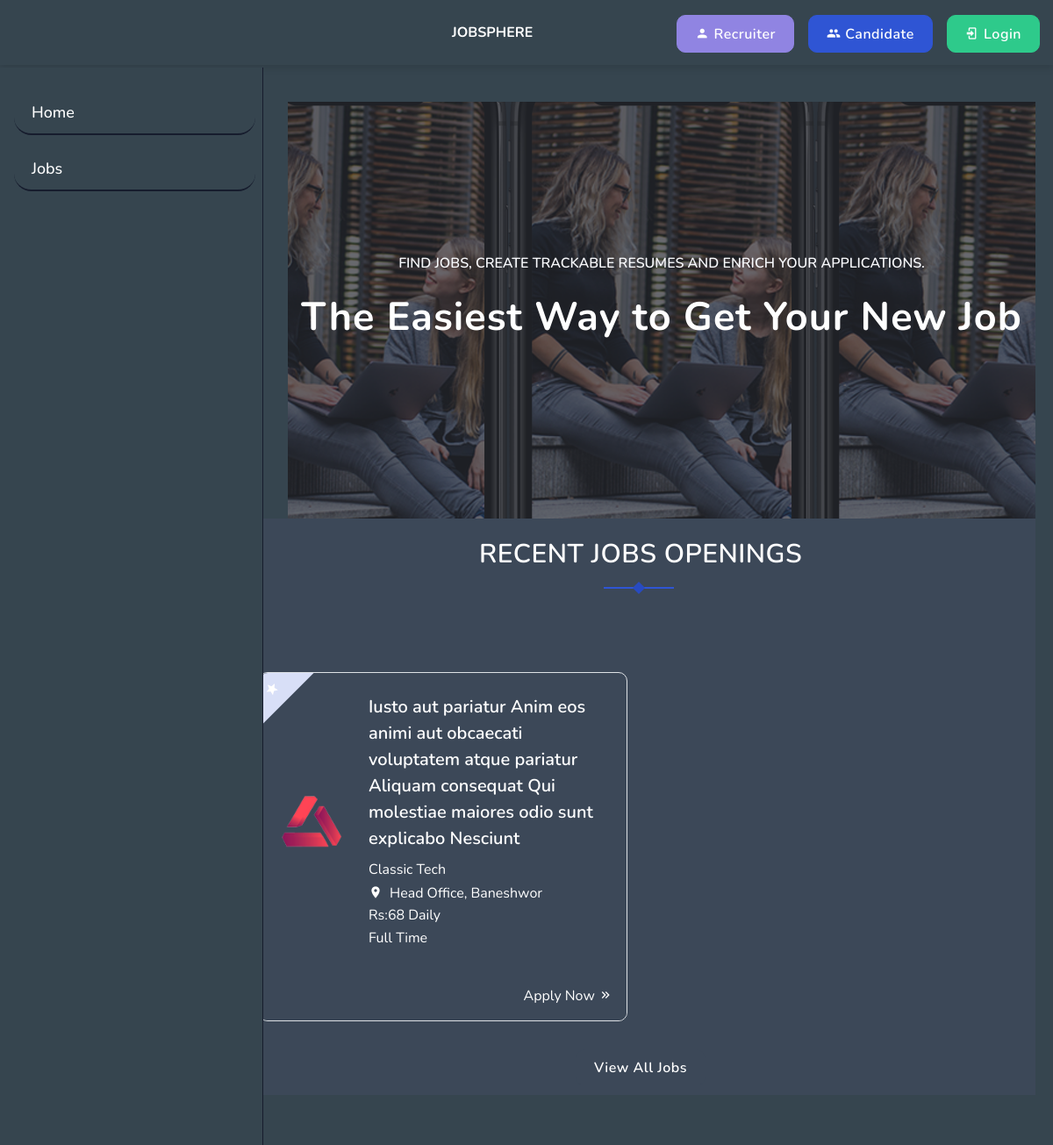
Before: / (upper part) with the older database file.
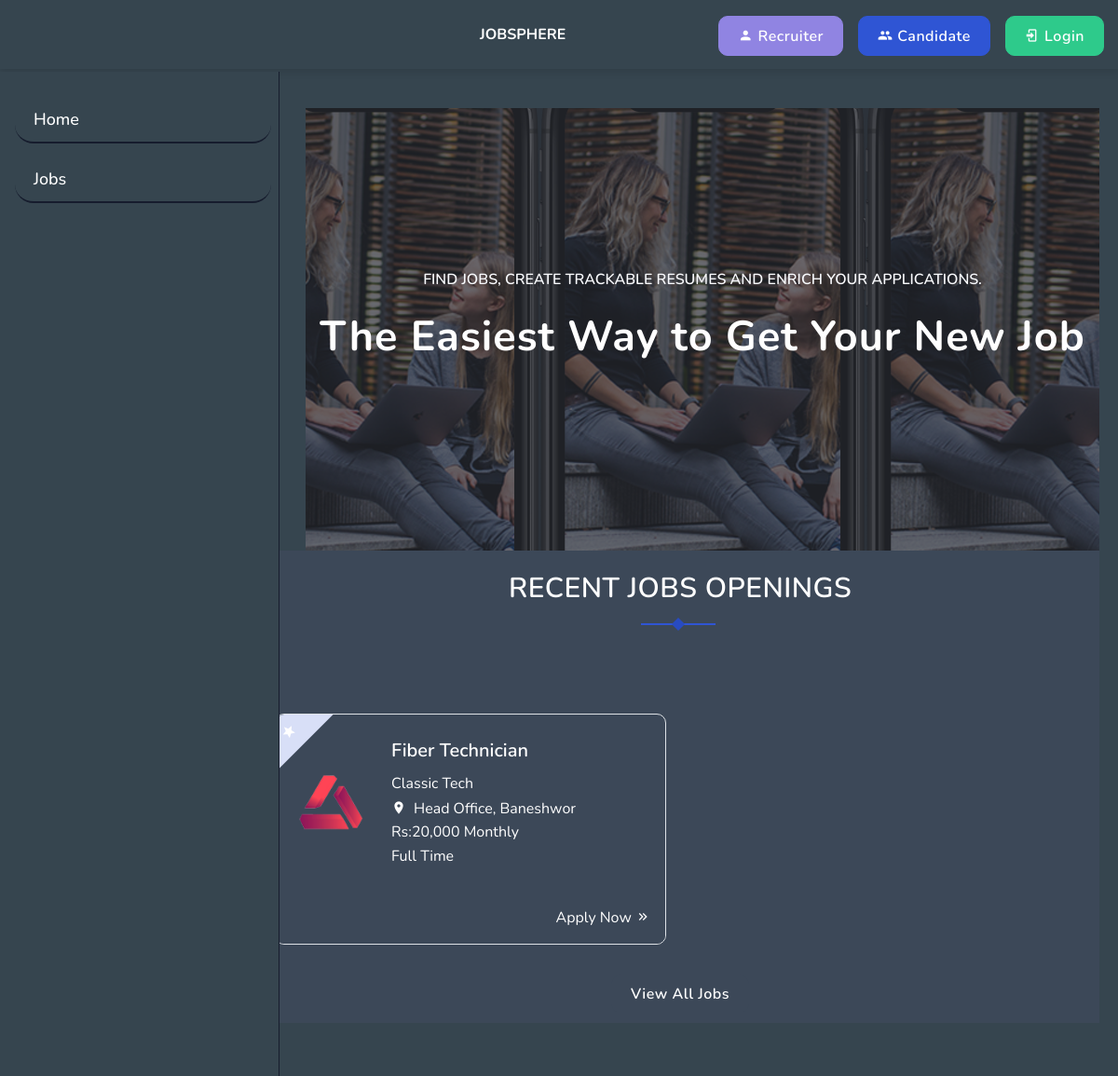
After: the same page with the newer database file.
### job/models.py (models this page shows, shortened)
class Job(models.Model):
    company = models.ForeignKey(Company, on_delete=models.CASCADE)  # Renamed for clarity
    title = models.CharField(max_length=200)
    post_date_time = models.DateTimeField(auto_now_add=True, editable=False)
    date_posted = models.DateField(auto_now_add=True)
    salary = models.PositiveIntegerField()
    pay_mode = models.CharField(max_length=20, choices=PAY_MODE)
    job_type = models.CharField(max_length=50, choices=JOB_TYPE)
    job_location = models.CharField(max_length=200, choices=JOB_LOCATION)
    job_category = models.CharField(max_length=200, choices=JOB_CATEGORY)
    expiry_date = models.DateTimeField(null=True, blank=True)
    job_description = models.TextField()
    status = models.CharField(max_length=50, choices=STATUS, default='Pending')

### company/models.py (models this page shows, shortened)
class Company(models.Model):
    user = models.OneToOneField(User, on_delete=models.CASCADE)
    name = models.CharField(max_length=200)
    address = models.CharField(max_length=50, null= True)
    email = models.EmailField(max_length=50)
    phone_number = models.CharField(max_length=13)
    website = models.URLField()
    founded_in = models.PositiveIntegerField()
    primary_industry = models.CharField(max_length=100, choices=PRIMARY_INDUSTRY)
    province = models.CharField(max_length=20, choices=PROVINCE_CHOICES)
    company_size = models.CharField(max_length=20,choices=COMPANY_SIZES)
    country = models.CharField(max_length=20, choices=COUNTRY_CHOICES)
    linkedin = models.URLField()
    instagram = models.URLField()
    facebook = models.URLField()
    about_company = models.TextField()

### website/views.py (the view)
# urls.py: path('', views.HomePage,name ='index'),
def HomePage(request):
  jobs = Job.objects.filter(status='Active').order_by('-post_date_time')[:4]
  companies = Company.objects.all()  # Renamed to avoid confusion with the loop variable
  return render(request, 'website/index.html', {'jobs': jobs, 'companies': companies})

### templates/website/index.html (shortened to what the changed rows need)
{% extends "base.html" %}
{% load static %}
{% load humanize %}
{% block content %}
<section class="bg-home ml-5 mt-5" style="background: url('{% static 'images/app-download-img.png' %}') center center;">
    <div class="bg-overlay">
        <div class="home-center">
            <div class="home-desc-center">
                <div class="container">
                    <div class="row justify-content-center">
                        <div class="col-lg-12">
                            <div class="title-heading text-center text-white">
                                <h1 class="heading font-weight-bold mb-4">The Easiest Way to Get Your New Job</h1>
                            </div>
                        </div>
                    </div>
                </div>
            </div>
        </div>
    </div>
</section>
<section class="section bg-dark">
    <div class="container">
        <div class="row">
            <div class="col-12">
                <div class="tab-content mt-2" id="pills-tabContent">
                    <div class="tab-pane fade show active" id="recent-job" role="tabpanel"
                        aria-labelledby="recent-job-tab">
                        <div class="row">
                            {% for job in jobs %}
                            <div class="col-lg-6">
                                <div class="job-box bg-dark overflow-hidden border rounded mt-4 position-relative">
                                    <div class="lable text-center pt-2 pb-2">
                                        <ul class="list-unstyled best text-white mb-0 text-uppercase">
                                            <li class="list-inline-item"><i class="mdi mdi-star"></i></li>
                                        </ul>
                                    </div>
                                    <div class="p-4">
                                        <div class="row align-items-center">
                                            <div class="col-md-3">
                                                <div class="mo-mb-2">
                                                    <img src="{% static 'images/featured-job/img-1.png' %}" alt=""
                                                        class="img-fluid mx-auto d-block">
                                                </div>
                                            </div>
                                            <div class="col-md-9">
                                                <div>
                                                    <h5 class="f-18">
                                                        <a href="{% url 'job:job_details' job.pk %}"
                                                            class="text-white">{{ job.title }}</a>
                                                    </h5>
                                                    <p class="text-white mb-0">
                                                        <a href="{% url 'company:company_detail' job.company.pk %} " class="text-white">{{ job.company.name }}</a>
                                                    </p>
                                                    <p class="text-white mb-0">
                                                        <i class="mdi mdi-map-marker text-white mr-2"></i>{{ job.company.address }}
                                                    </p>
                                                    <p class="text-white mb-0">
                                                        <span class="text-white">Rs:</span>{{ job.salary|intcomma }}
                                                        {{ job.pay_mode }}
                                                    </p>
                                                    <p class="text-white mb-0">{{ job.job_type }}</p>
                                                </div>
                                            </div>
                                        </div>
                                    </div>
                                    <div class="p-3 bg-dark">
                                        <div class="row">
                                            <div class="col-md-6">
                                            </div>
                                            <div class="col-md-6 text-right">
                                                <a href="{% url 'job:apply_for_job' job.pk %}" class="text-white">Apply Now <i
                                                        class="mdi mdi-chevron-double-right"></i></a>
                                            </div>
                                        </div>
                                    </div>
                                </div>
                            </div>
                            {% endfor %}
                        </div>
                    </div>
                </div>
            </div>
        </div>
    </div>
</section>
{% endblock content %}

Changed rows visible on the page:
changed Job "Full Time": title "Iusto aut pariatur Anim eos animi aut obcaecati voluptatem atque pariatur Aliquam consequat Qui molestiae maiores odio sunt explicabo Nesciunt" → "Fiber Technician"; salary "68" → "20,000"; pay_mode "Daily" → "Monthly"
